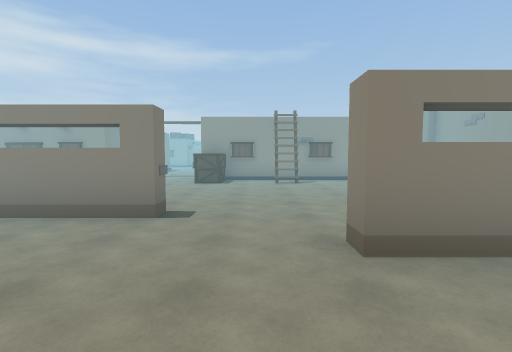
[1] (above)

17 first-person views from a walk through a 3-D level made in the Unity game engine. The camera is 1.5 m above the floor, tilts 4° down and sees 85° across. The floor is counted in squares, 2 m on a side. Each view is taken from the middle of a square. On the plan, view 1 faces up. The plan holds only what a view shows up to about 10 squares ahead; the rest is blank. The place goes on beyond the plan.

[2]
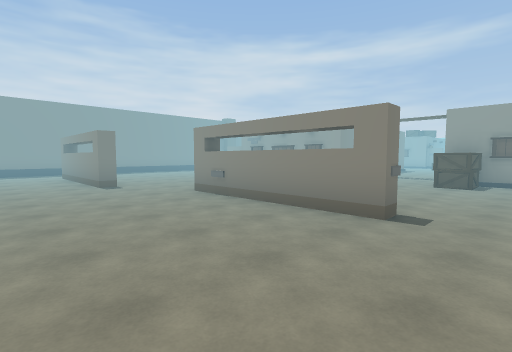

[3]
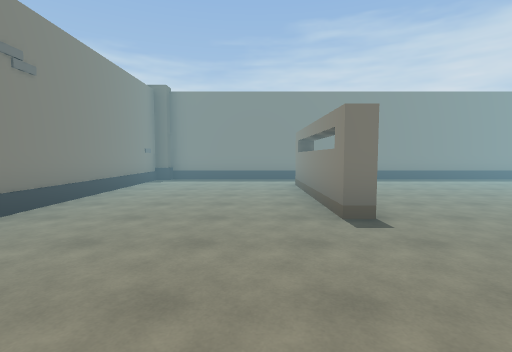

[4]
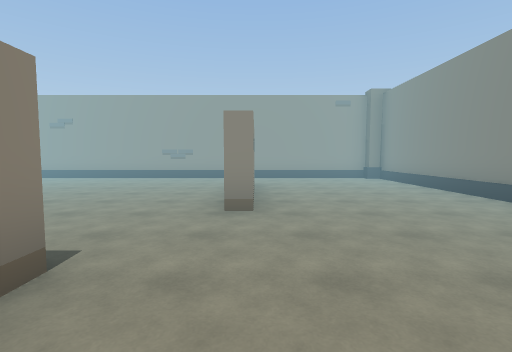

[5]
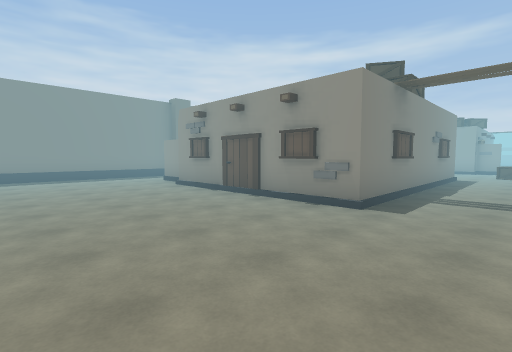

[6]
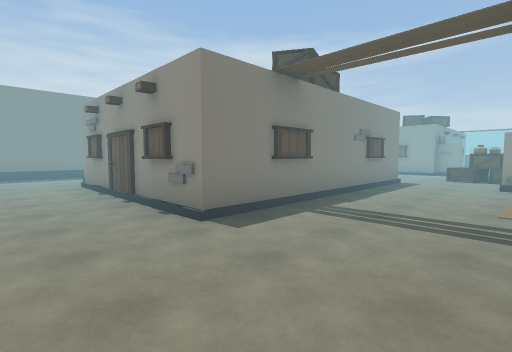

[7]
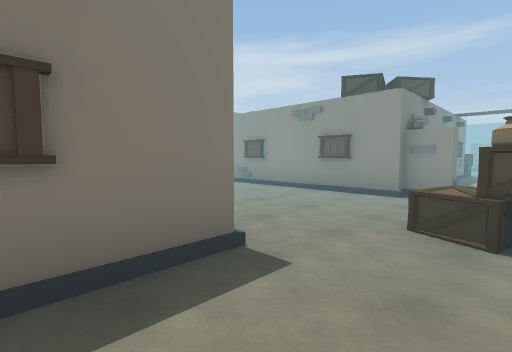

[8]
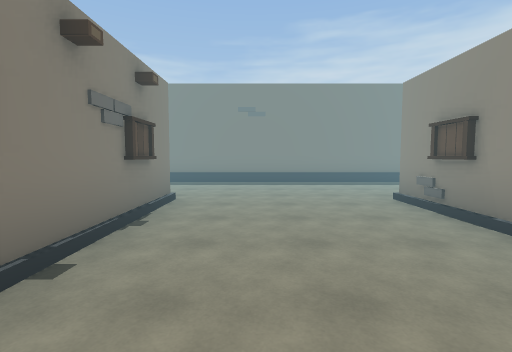

[9]
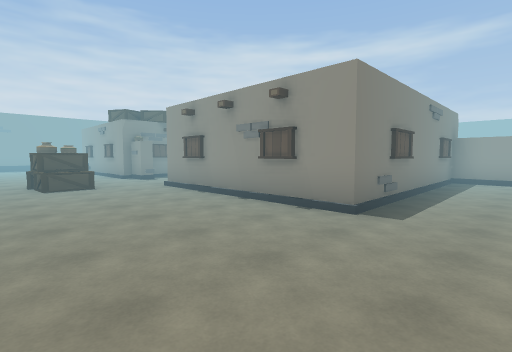

[10]
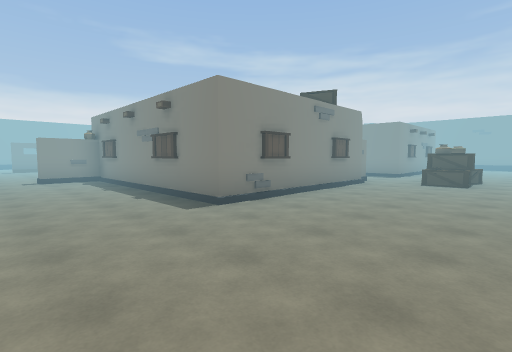

[11]
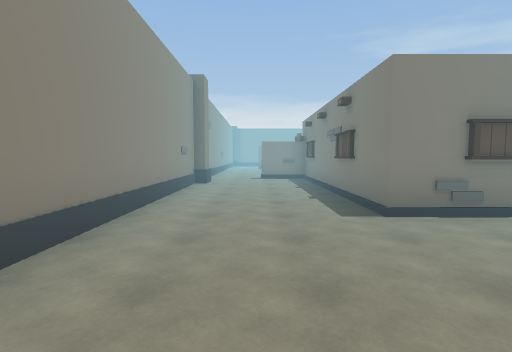

[12]
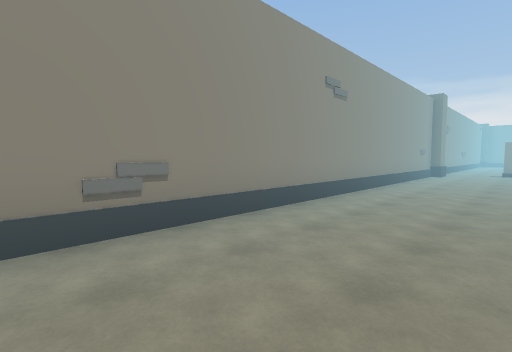

[13]
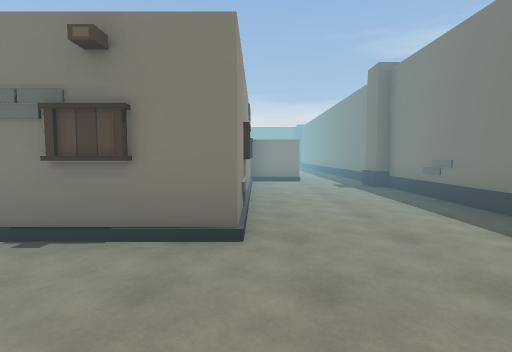

[14]
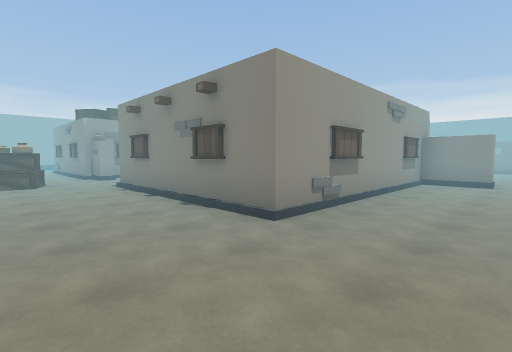

[15]
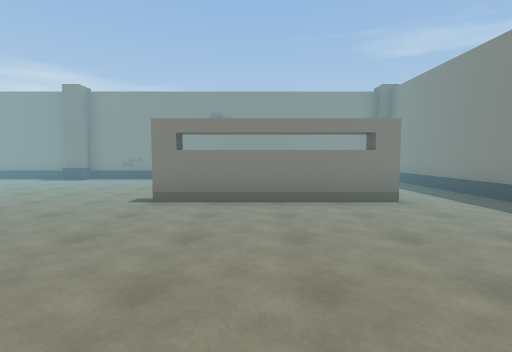

[16]
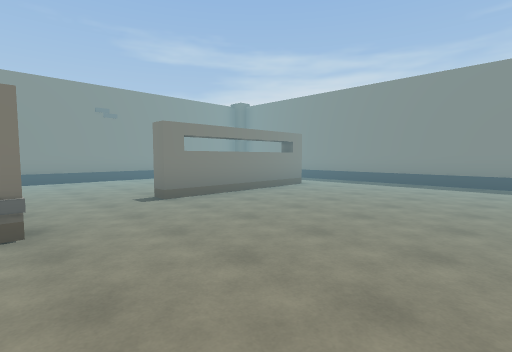

[17]
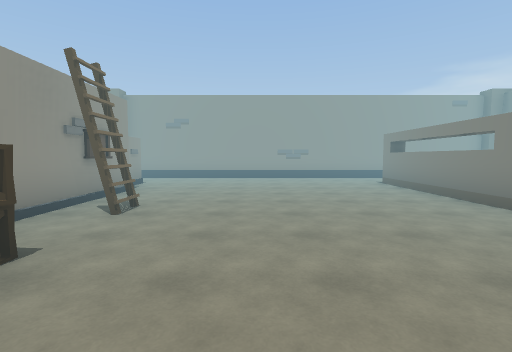

### Floor plan
Key: @ floor where view 1 was taken; # wall or solid block; . floor; O other object.
Columns run from 14 left of view 1 to 7 right of it. Each row starts with its distance up from view 1.
 23                  #...#
 22                  #...#
 21 #..              O...#
 20 #....O###OO..#####...#
 19 #....................#
 18 #..........O.........#
 17 #.........OO.........#
 16 #....................#
 15 #....#####..O#####...#
 14 #...O    #...    #...#
 13 #....    #...    #...#
 12 #....    #...    #...#
 11 ##..#    #...    #...#
 10 #..###   #..O    #O..#
  9 #....#####...#####...#
  8 #...........OO.#.....#
  7 #....................#
  6 #....................#
  5 #....................#
  4 #........OO##........#
  3 #....................#
  2 #..####........####..#
  1 #....................#
  0 #.............@......#
 -1 #....................#
 -2 ##.........#.. ......#
 -3  #############  ######

Positions as (right, up) in squares from view 1, and headings:
1: (0, 0), facing up
2: (0, 0), facing up-left
3: (-4, 1), facing left
4: (-3, 2), facing right
5: (-3, 5), facing up-left
6: (-2, 7), facing up-left
7: (-3, 14), facing up-left
8: (-5, 17), facing left
9: (5, 16), facing up-left
10: (6, 19), facing down-left
11: (5, 19), facing down
12: (4, 23), facing down-right
13: (-10, 18), facing down
14: (-12, 18), facing down-right
15: (-9, 7), facing down
16: (-5, 7), facing down-left
17: (-3, 6), facing right
